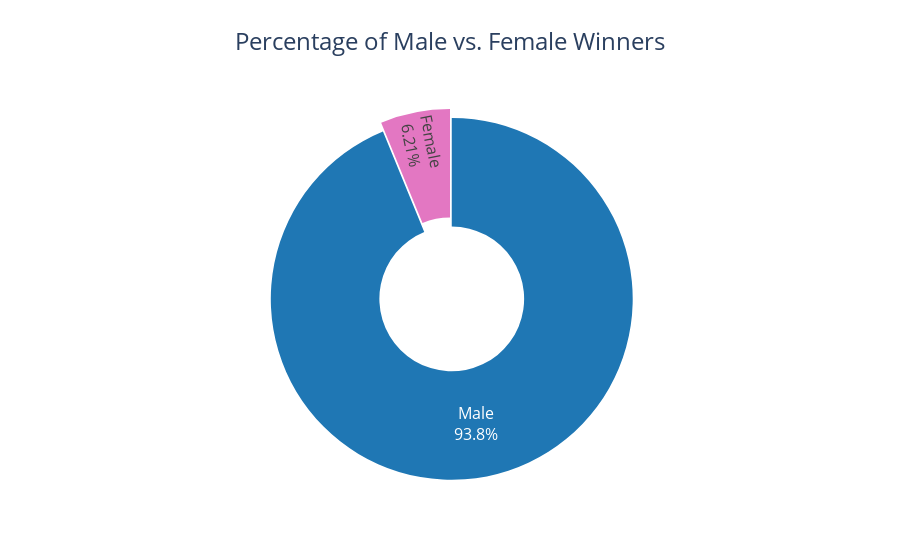

The cell this chart's notebook holds for it:
### Code cell
import plotly.express as px
biology = df.sex.value_counts()

fig = px.pie(
    labels=biology.index,
    values=biology.values,
    title="Percentage of Male vs. Female Winners",
    names=biology.index,
    hole=0.4,
    color=biology.index,
    color_discrete_map={"Male": "#1f77b4", "Female": "#e377c2"}
)

fig.update_traces(
    textposition='inside',
    textfont_size=16,
    textinfo='label+percent',
    pull=[0.05 if i == biology.idxmax() else 0 for i in biology.index]
)

fig.update_layout(
    title_font_size=24,
    title_x=0.5,
    showlegend=False,
    paper_bgcolor='rgba(0,0,0,0)',
    plot_bgcolor='rgba(0,0,0,0)'
)

fig.show()

### Figure 1 — Plotly figure (JSON) as saved in the notebook; plotly's stock layout.template omitted (floating-point values rounded to 4 significant figures)
{"data": [{"customdata": [["Male"], ["Female"]], "domain": {"x": [0, 1], "y": [0, 1]}, "hole": 0.4, "hovertemplate": "label=%{label}<br>value=%{value}<br>color=%{customdata[0]}<extra></extra>", "labels": ["Male", "Female"], "legendgroup": "", "marker": {"colors": ["#1f77b4", "#e377c2"]}, "name": "", "pull": [0.05, 0], "showlegend": true, "textfont": {"size": 16}, "textinfo": "label+percent", "textposition": "inside", "type": "pie", "values": [876, 58]}], "layout": {"legend": {"tracegroupgap": 0}, "paper_bgcolor": "rgba(0,0,0,0)", "plot_bgcolor": "rgba(0,0,0,0)", "showlegend": false, "title": {"font": {"size": 24}, "text": "Percentage of Male vs. Female Winners", "x": 0.5}}}
